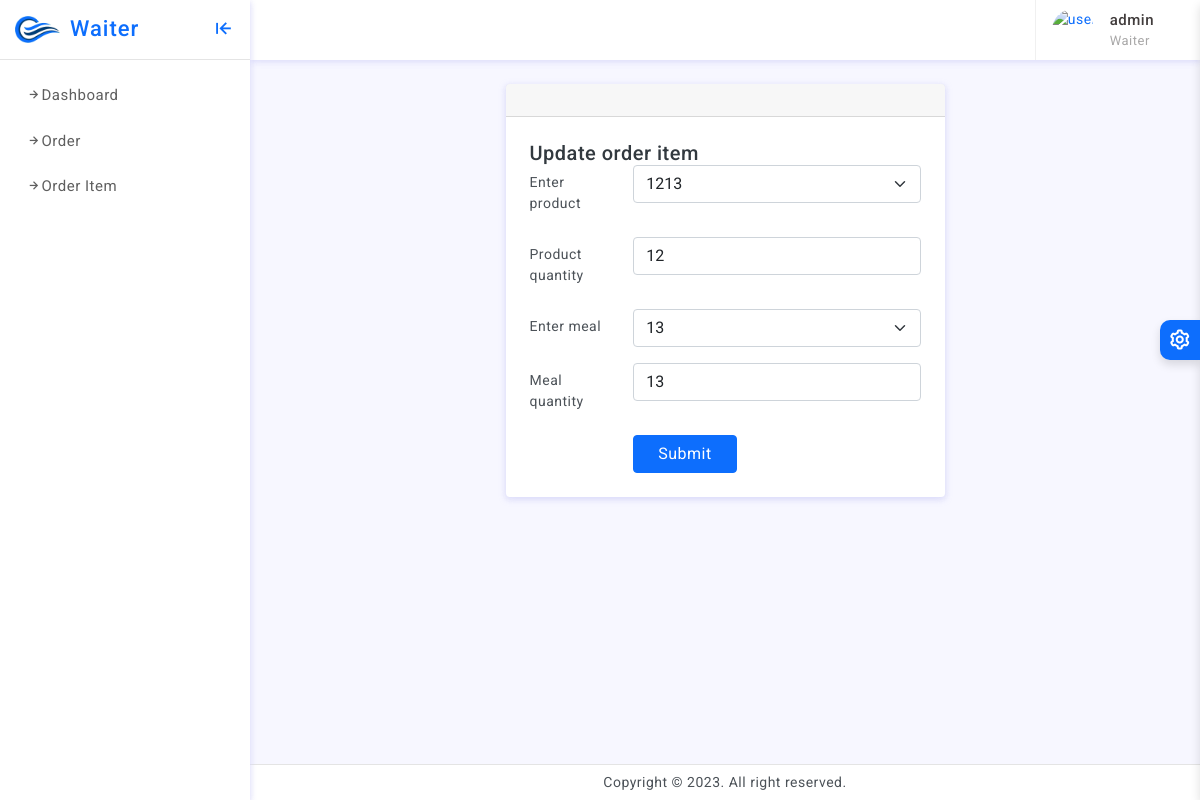
/waiter/update_order_item/1/ (signed in), run on the app's committed database.
### main/models.py (models this page shows, shortened)
class User(AbstractUser):
    status = (
        (1, "Director"), # Abduxoliq
        (2, "Cooker"), # Abduxoliq
        (3, "Waiter"),
        (4, "manager"), # Abduxoliq
        (5, "call center")
    )
    type = models.IntegerField(choices=status, default=1)
    number = models.BigIntegerField(null=True, blank=True)
    image = models.ImageField(upload_to='user', null=True, blank=True)

class OrderItem(models.Model):
    order = models.ForeignKey(Order, on_delete=models.CASCADE)
    maxsulot = models.ForeignKey(Maxsulot, on_delete=models.CASCADE, null=True, blank=True)
    quantity = models.IntegerField(null=True, blank=True)
    meal = models.ForeignKey(Meal, on_delete=models.CASCADE, null=True, blank=True)
    meal_quantity = models.IntegerField(null=True, blank=True)

class Maxsulot(models.Model):
    quantity = models.IntegerField()
    name = models.CharField(max_length=255)
    price = models.DecimalField(max_digits=50, decimal_places=2)
    is_yes = models.BooleanField(default=True)

class Meal(models.Model):
    is_yes = models.BooleanField(default=True)
    name = models.CharField(max_length=255)
    price = models.DecimalField(max_digits=50, decimal_places=2)

### main/waiter/views.py (the view)
# urls.py: path('update_order_item/<int:pk>/', Update_order_item, name='call_center_update_order_item'),
@login_required(login_url='sign-in')
def Update_order_item(request, pk):
    con = {
        'pk': pk,
        'orders': OrderItem.objects.get(id=pk),
        'maxsulot': Maxsulot.objects.filter(is_yes=True).order_by('-id'),
        'meal': Meal.objects.filter(is_yes=True).order_by('-id')
    }
    user = request.user
    order = OrderItem.objects.get(id=pk)
    if user.type == 3:
        if request.method == 'POST':
            maxsulot = request.POST.get('maxsulot')
            quantity = request.POST.get('quantity')
            meal = request.POST.get('meal')
            meal_quantity = request.POST.get('meal_quantity')
            if maxsulot == None:
                order.maxsulot = order.maxsulot
            else:
                order.maxsulot = maxsulot
            order.quantity = quantity
            if maxsulot == None:
                order.meal = order.meal
            else:
                order.meal = meal
            order.meal_quantity = meal_quantity
            order.save()
            return redirect('order_item')
    if user.type == 3:
        return render(request, 'waiter/update_order_item.html', con)
    else:
        return redirect('sign-in')

### template/waiter/update_order_item.html (shortened to what this page needs)
{% extends 'waiter/base.html' %}
{% block content %}
		<div class="">
			<div class="page-content">
				<div class="row">
					<div class="col-xl-9 mx-auto">
						<div class="row">
                    <div class="col-lg-8 mx-auto">
						<div class="card">
							<div class="card-header px-4 py-3">
							</div>
							<div class="card-body p-4">
								<h5 class="mb-0">Update order item </h5>
								<form action="{% url 'update_order_item' pk %}" method="post">
									<div class="row mb-3">
										<label class="col-sm-3 col-form-label">Enter product</label>
										<div class="col-sm-9">
											<select class="form-select" name="maxsulot">
												<option selected="" disabled="" value="{{ orders.maxsulot.id }}">{{ orders.maxsulot.name }}</option>
											</select>
										</div>
									</div>
									<div class="row mb-3">
										<label class="col-sm-3 col-form-label">Product quantity</label>
										<div class="col-sm-9">
											<input type="number" class="form-control" value="{{ orders.quantity }}" name="quantity" placeholder="Product quantity">
										</div>
									</div>
									<div class="row mb-3">
										<label for="input35" class="col-sm-3 col-form-label">Enter meal</label>
										<div class="col-sm-9">
											<select class="form-select" id="input39" name="meal">
												<option selected="" disabled="" value="{{ orders.meal.id }}">{{ orders.meal.name }}</option>
											</select>
										</div>
									</div>
									<div class="row mb-3">
										<label for="input37" class="col-sm-3 col-form-label">Meal quantity</label>
										<div class="col-sm-9">
											<input type="number" class="form-control" id="input37" value="{{ orders.meal_quantity }}" name="meal_quantity" placeholder="Meal quantity">
										</div>
									</div>
									<div class="row ">
										<label class="col-sm-3 col-form-label "></label>
										<div class="col-sm-9">
											<div class="d-md-flex d-grid align-right gap-3">
												<button type="submit" class="btn btn-primary px-4">Submit</button>
											</div>
										</div>
									</div>
								</form>
							</div>
						</div>
					</div>
				</div>
					</div>
				</div>
			</div>
		</div>
		<footer class="page-footer">
			<p class="mb-0">Copyright © 2021. All right reserved.</p>
		</footer>
	</div>
{% endblock %}

### template/waiter/base.html (shortened to what this page needs)
{%load static %}
<!Doctype html>
<html lang="en">
<head>
	<link href="{% static 'assets/plugins/vectormap/jquery-jvectormap-2.0.2.css'%}" rel="stylesheet"/>
	<link href="{% static 'assets/plugins/simplebar/css/simplebar.css'%}" rel="stylesheet" />
	<link href="{% static 'assets/plugins/perfect-scrollbar/css/perfect-scrollbar.css'%}" rel="stylesheet" />
	<link href="{% static 'assets/plugins/metismenu/css/metisMenu.min.css'%}" rel="stylesheet" />
	<link href="{% static 'assets/css/pace.min.css'%}" rel="stylesheet" />
	<link href="{% static 'assets/css/bootstrap.min.css'%}" rel="stylesheet">
	<link href="{% static 'assets/css/app.css'%}" rel="stylesheet">
	<link href="{% static 'assets/css/icons.css'%}" rel="stylesheet">
	<link  rel="stylesheet" href="{% static 'assets/css/dark-theme.css'%}" />
	<link  rel="stylesheet" href="{% static 'assets/css/semi-dark.css'%}" />
	<link  rel="stylesheet" href="{% static 'assets/css/header-colors.css'%}" />
</head>
<body>
	<div class="wrapper">
		<div class="sidebar-wrapper" data-simplebar="true">
			<div class="sidebar-header">
				<div>
					<img src="{% static 'assets/images/logo-icon.png' %}" class="logo-icon" alt="logo icon">
				</div>
				<div>
					<h4 class="logo-text">Waiter</h4>
				</div>
				<div class="toggle-icon ms-auto"><i class='bx bx-arrow-to-left'></i>
				</div>
			</div>
			<ul class="metismenu" id="menu">
				<li> <a href="{% url 'waiter_index' %}"><i class="bx bx-right-arrow-alt"></i>Dashboard</a>
				</li>
				<li> <a href="{% url 'order' %}"><i class="bx bx-right-arrow-alt"></i>Order</a></li>
				<li> <a href="{% url 'order_item' %}"><i class="bx bx-right-arrow-alt"></i>Order Item </a></li>
			</ul>
		</div>
		<header>
			<div class="topbar d-flex align-items-center">
				<nav class="navbar navbar-expand">
					<div class="user-box dropdown">
						<a class="d-flex align-items-center nav-link dropdown-toggle dropdown-toggle-nocaret" href="#" role="button" data-bs-toggle="dropdown" aria-expanded="false">
							{% if user.image%}
							<img src="{{user.image.url}}" class="user-img" alt="user avatar">
							{% else %}
							<img src="" class="user-img" alt="user avatar">
							{% endif%}
							<div class="user-info ps-3">
								<p class="user-name mb-0">{{user.username}}</p>
								<p class="designattion mb-0">{{user.get_type_display}}</p>
							</div>
						</a>
					</div>
				</nav>
			</div>
		</header>
		<div class="page-wrapper">
			{% block content %}
		{% endblock content %}
		</div>
		<footer class="page-footer">
			<p class="mb-0">Copyright © 2023. All right reserved.</p>
		</footer>
	<div class="switcher-wrapper">
		<div class="switcher-btn"> <i class='bx bx-cog bx-spin'></i>
		</div>
	</div>
</body>
</html>

### static/assets/css/app.css (style rules this page uses)
body { font-size: 14px; color: #4c5258; letter-spacing: .5px; background: #f7f7ff; overflow-x: hidden; font-family: Roboto, sans-serif }
a { text-decoration: none }
.wrapper { width: 100%; position: relative }
.sidebar-wrapper { width: 250px; height: 100%; position: fixed; top: 0; bottom: 0; left: 0; background: #fff; border-right: 0 solid #e4e4e4; z-index: 11; box-shadow: 0 2px 6px 0 rgb(218 218 253 / 65%), 0 2px 6px 0 rgb(206 206 238 / 54%)!important; transition: all .2s ease-out }
.sidebar-header { width: 250px; height: 60px; display: flex; align-items: center; position: fixed; top: 0; bottom: 0; padding: 0 15px; z-index: 5; background: #fff; background-clip: padding-box; border-bottom: 1px solid #e4e4e4 }
.logo-icon { width: 45px }
.logo-text { font-size: 22px; margin-left: 10px; margin-bottom: 0; letter-spacing: 1px; color: #0d6efd }
.toggle-icon { font-size: 22px; cursor: pointer; color: #0d6efd }
.topbar { position: fixed; top: 0; left: 250px; right: 0; height: 60px; background: #fff; border-bottom: 1px solid rgb(228 228 228 / 0%); z-index: 10; -webkit-box-shadow: 0 2px 6px 0 rgb(218 218 253 / 65%), 0 0px 6px 0 rgb(206 206 238 / 54%); box-shadow: 0 2px 6px 0 rgb(218 218 253 / 65%), 0 0px 6px 0 rgb(206 206 238 / 54%); }
.topbar .navbar { width: 100%; height: 60px; padding-left: 30px; padding-right: 30px }
.page-wrapper { height: 100%; margin-top: 60px; margin-bottom: 30px; margin-left: 250px }
.page-content { padding: 1.5rem 1.5rem 0.7rem 1.5rem }
.page-footer { background: #fff; left: 250px; right: 0; bottom: 0; position: fixed; text-align: center; padding: 7px; font-size: 14px; border-top: 1px solid #e4e4e4; z-index: 3 }
.sidebar-wrapper ul { padding: 0; margin: 0; list-style: none; background: 0 0 }
.sidebar-wrapper .metismenu { background: 0 0; display: -webkit-box; display: -ms-flexbox; display: flex; padding: 10px; margin-top: 60px; -webkit-box-orient: vertical; -webkit-box-direction: normal; -ms-flex-direction: column; flex-direction: column }
.sidebar-wrapper .metismenu li+li { margin-top: 5px }
.sidebar-wrapper .metismenu li:first-child { margin-top: 5px }
.sidebar-wrapper .metismenu li:last-child { margin-bottom: 5px }
.sidebar-wrapper .metismenu>li { display: -webkit-box; display: -ms-flexbox; display: flex; -webkit-box-orient: vertical; -webkit-box-direction: normal; -ms-flex-direction: column; flex-direction: column; position: relative }
.sidebar-wrapper .metismenu a { position: relative; display: flex; align-items: center; justify-content: left; padding: 8px 15px; font-size: 15px; color: #5f5f5f; outline-width: 0; text-overflow: ellipsis; overflow: hidden; letter-spacing: .5px; border: 1px solid #ffffff00; transition: all .3s ease-out }
input::placeholder { color: #000!important; opacity: .3!important }
.dropdown-toggle-nocaret:after { display: none }
.user-img { width: 42px; height: 42px; border-radius: 50%; border: 0 solid #e5e5e5; padding: 0 }
.user-info .user-name { font-size: 15px; font-weight: 500; color: #413c3c }
.user-info .designattion { font-size: 13px; color: #a9a8a8 }
.user-box { display: flex; align-items: center; height: 60px; border-left: 1px solid #f0f0f0; margin-left: 1rem }
.switcher-wrapper { width: 280px; height: 100%; position: fixed; right: -280px; top: 0; bottom: 0; z-index: 16; background: #fff; border-left: 0 solid #d2d2d2; box-shadow: 0 .3rem .6rem rgba(0, 0, 0, .13); transition: all .2s ease-out }
.switcher-btn { width: 40px; height: 40px; line-height: 40px; font-size: 24px; background: #0d6efd; box-shadow: 0 .3rem .6rem rgba(0, 0, 0, .13); color: #fff; text-align: center; border-top-left-radius: 10px; border-bottom-left-radius: 10px; position: absolute; top: 40%; right: 100%; cursor: pointer }

### data on the page
User: username "admin", type "Waiter"
OrderItem: maxsulot "1213", quantity "12", meal "13", meal_quantity "13"
